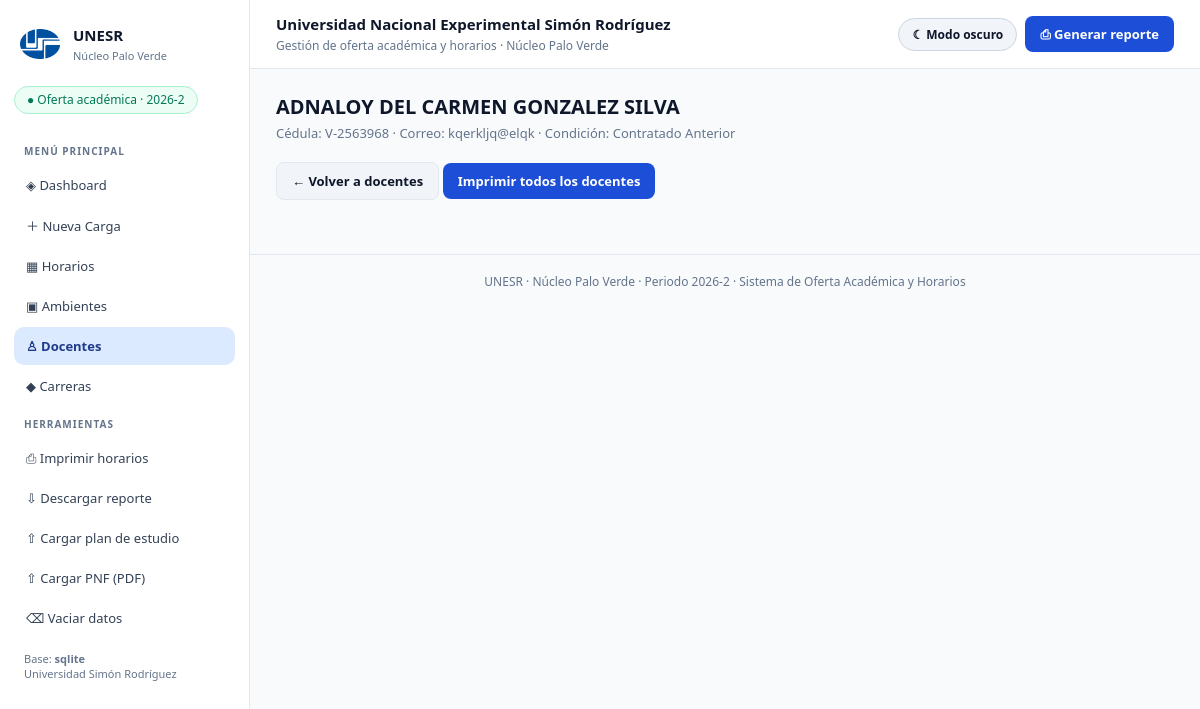
/docente/307, run on the app's committed database.
### tables this page shows
CREATE TABLE profesores (
        id INTEGER PRIMARY KEY AUTOINCREMENT,
        nombre TEXT NOT NULL UNIQUE,
        cedula TEXT DEFAULT '',
        email TEXT DEFAULT ''
    , condicion TEXT DEFAULT 'Contratado/a', mencion TEXT DEFAULT '');

### app/web.py (the view)
@app.route("/docente/<int:pid>")
def docente_detalle(pid: int):
    prof = db.query("SELECT * FROM profesores WHERE id=?", (pid,))
    if not prof:
        flash("Docente no encontrado.", "warning")
        return redirect(url_for("docentes"))
    return render_template("calendario_profesores.html", profesor=prof[0],
                           asignaciones=queries.asignaciones_profesor(pid),
                           dias=db.DIAS_ORDEN)

### app/db.py (called while the page is built)
def _env() -> Dict[str, str]:
    rutas = [ROOT / ".env"]
    if EMPACETADO:
        rutas += [Path(sys.executable).resolve().parent / ".env",
                  base_escritura / ".env"]
    result: Dict[str, str] = {}
    for path in rutas:
        if not path.exists():
            continue
        for line in path.read_text(encoding="utf-8").splitlines():
            line = line.strip()
            if line and not line.startswith("#") and "=" in line:
                k, v = line.split("=", 1)
                result[k.strip()] = v.strip().strip('"').strip("'")
    return result

def configuracion() -> Dict[str, str]:
    cfg = _env()
    for key in ("SUPABASE_URL", "SUPABASE_KEY", "DB_BACKEND", "DATABASE_PATH", "FLASK_SECRET_KEY"):
        if os.environ.get(key):
            cfg[key] = os.environ[key]
    return cfg

def backend_activo() -> str:
    cfg = configuracion()
    mode = cfg.get("DB_BACKEND", "auto").lower()
    if mode == "sqlite":
        return "sqlite"
    if cfg.get("SUPABASE_URL") and cfg.get("SUPABASE_KEY"):
        return "supabase" if mode in ("auto", "supabase") else "sqlite"
    return "sqlite"

def _sqlite_conn() -> sqlite3.Connection:
    conn = sqlite3.connect(DB_PATH, timeout=30, check_same_thread=False)
    conn.row_factory = sqlite3.Row
    conn.execute("PRAGMA foreign_keys=ON")
    conn.execute("PRAGMA journal_mode=WAL")
    return conn

def _sqlite_query(sql: str, params: Sequence = ()) -> List[Dict]:
    conn = _sqlite_conn()
    try:
        return [dict(r) for r in conn.execute(sql, tuple(params)).fetchall()]
    finally:
        conn.close()

def _sqlite_executescript(sql: str) -> None:
    conn = _sqlite_conn()
    try:
        conn.executescript(sql)
        conn.commit()
    finally:
        conn.close()

def query(sql: str, params: Sequence = ()) -> List[Dict[str, Any]]:
    if backend_activo() == "sqlite":
        return _sqlite_query(sql, params)
    try:
        return _rest_query(sql, params)
    except DatabaseError:
        conn = _supabase_mem_conn()
        return [dict(r) for r in conn.execute(sql, tuple(params)).fetchall()]

def normalizar(texto: Any) -> str:
    if not texto:
        return ""
    t = "".join(c for c in unicodedata.normalize("NFD", str(texto))
                if unicodedata.category(c) != "Mn")
    return " ".join(t.upper().replace("À", "A").split())

### app/queries.py (called while the page is built)
def profesores() -> List[Dict]:
    return db.query("SELECT id,nombre,cedula,email,condicion,mencion FROM profesores ORDER BY nombre")

### app/templates/calendario_profesores.html (shortened to what this page needs)
{% extends "base.html" %}{% block content %}
<h2>{{ profesor.nombre }}</h2>
<p class="sub">Cédula: {{ profesor.cedula or '—' }} · Correo: {{ profesor.email or '—' }} · Condición: {{ profesor.condicion }}</p>
<p><a class="btn btn-light" href="/docentes">← Volver a docentes</a>
<a class="btn btn-primary" href="/reporte?profesores=1" target="_blank">Imprimir todos los docentes</a></p>
{% endblock %}

### app/templates/base.html (style rules this page uses)
:root { --primary:#1d4ed8;--primary-hover:#1e40af;--primary-soft:#dbeafe;--primary-soft-text:#1e3a8a; --dark:#0f172a;--text:#0f172a;--text-soft:#334155;--accent:#6d28d9; --bg:#f8fafc;--surface:#ffffff;--surface-2:#f1f5f9;--surface-3:#f8fafc; --border:#e2e8f0;--border-strong:#cbd5e1;--muted:#64748b;--ok:#059669; --shadow:0 2px 8px rgba(15,23,42,.04); --table-head:#f1f5f9;--table-head-text:#475569;--table-sub:#e2e8f0; --badge-bg:#dbeafe;--badge-text:#1e40af; --badge-ok-bg:#dcfce7;--badge-ok-text:#166534; --badge-warn-bg:#fef3c7;--badge-warn-text:#92400e; --badge-bad-bg:#fee2e2;--badge-bad-text:#991b1b; --clase-bg:#eff6ff;--clase-text:#1e3a8a;--clase-sub:#475569; --dia-bg:#e3f2fd;--dia-text:#0d47a1; --pill-bg:#ecfdf5;--pill-border:#a7f3d0;--pill-text:#047857; --pensum-bg:#fffbeb;--pensum-border:#fde68a;--pensum-text:#92400e; --conf-bg:#fef2f2;--conf-border:#fecaca;--conf-text:#991b1b;--conf-sub:#7f1d1d;--conf-row:#fff7f7; --btn-light-bg:#f1f5f9;--btn-light-hover:#e2e8f0;--btn-light-text:#0f172a; }
* { box-sizing:border-box }
body { margin:0;background:var(--bg);color:var(--text);font-family:'Segoe UI',system-ui,sans-serif;font-size:14px;transition:background .2s,color .2s }
a { color:var(--primary);text-decoration:none }
h2 { font-size:20px;margin:0 0 4px;color:var(--dark) }
.sub { color:var(--muted);margin:0 0 20px;font-size:13px }
.btn { border:0;border-radius:8px;padding:9px 15px;font:inherit;font-size:13px;font-weight:600;cursor:pointer;display:inline-flex;gap:7px;align-items:center;transition:background .15s,border-color .15s }
.btn-primary { background:var(--primary);color:#fff }
.btn-light { background:var(--btn-light-bg);color:var(--btn-light-text);border:1px solid var(--border) }

### data on the page
profesores: nombre "ADNALOY DEL CARMEN GONZALEZ SILVA", cedula "V-2563968", email "kqerkljq@elqk", condicion "Contratado Anterior"

### other printed values
{{ backend }} "sqlite"
